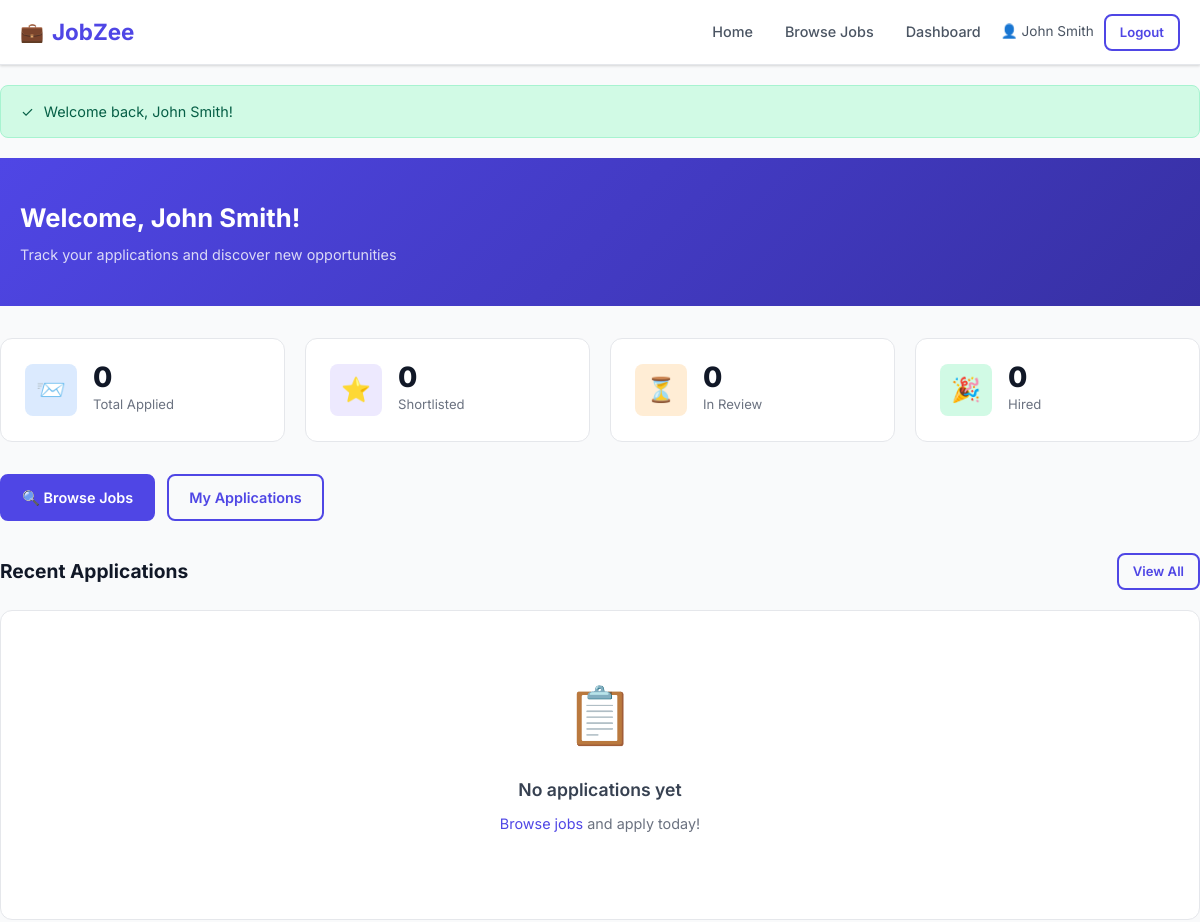
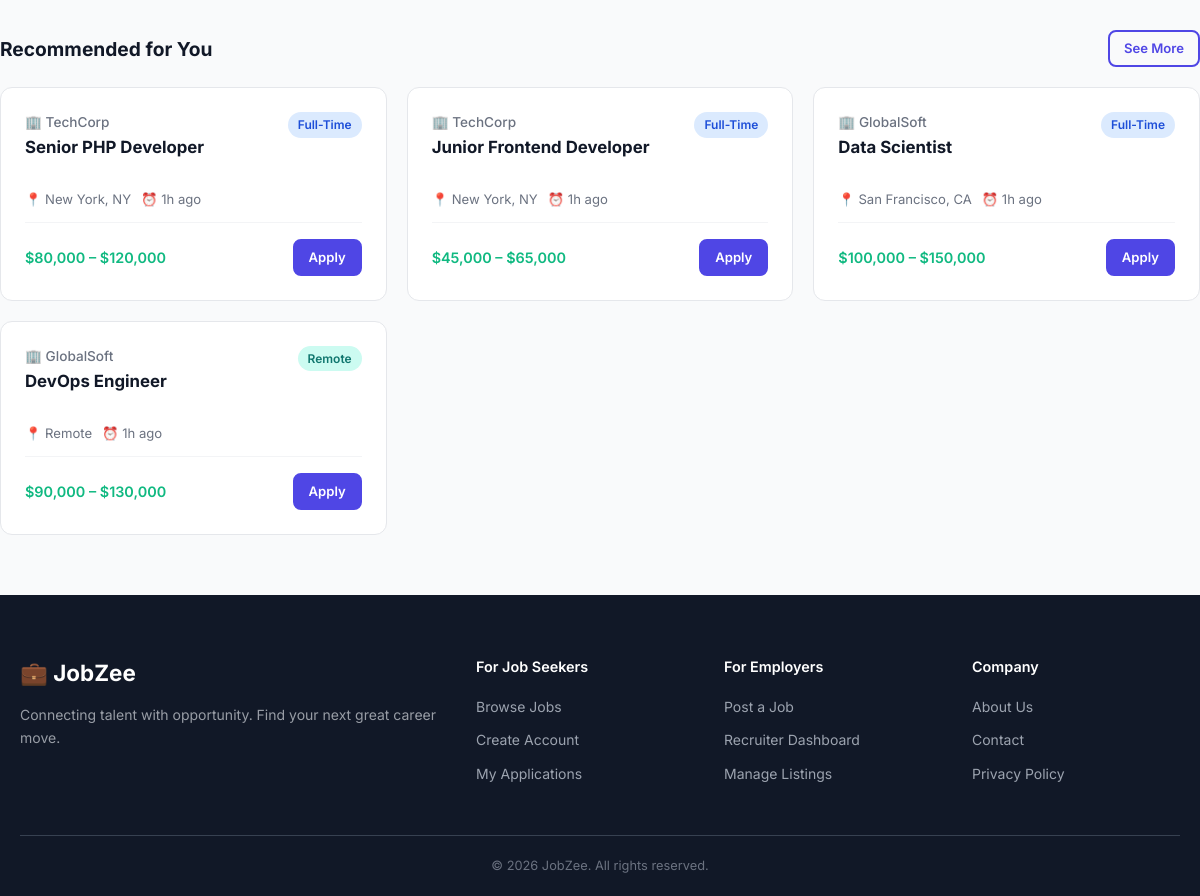
Page /jobseeker/dashboard.php (signed in) on the committed database (2 pictures, top to bottom).
### tables this page shows
CREATE TABLE jobs (
    id INT UNSIGNED AUTO_INCREMENT PRIMARY KEY,
    recruiter_id INT UNSIGNED NOT NULL,
    title VARCHAR(200) NOT NULL,
    company VARCHAR(150) NOT NULL,
    location VARCHAR(150) NOT NULL,
    salary_min DECIMAL(10,2) DEFAULT 0,
    salary_max DECIMAL(10,2) DEFAULT 0,
    job_type ENUM('full-time','part-time','contract','internship','remote') NOT NULL DEFAULT 'full-time',
    description TEXT NOT NULL,
    deadline DATE NOT NULL,
    status ENUM('active','closed') NOT NULL DEFAULT 'active',
    created_at TIMESTAMP DEFAULT CURRENT_TIMESTAMP,
    INDEX idx_recruiter (recruiter_id),
    INDEX idx_status (status),
    INDEX idx_location (location),
    INDEX idx_job_type (job_type),
    INDEX idx_deadline (deadline),
    FULLTEXT idx_search (title, description, company),
    CONSTRAINT fk_jobs_recruiter FOREIGN KEY (recruiter_id) REFERENCES users(id) ON DELETE CASCADE
);

### includes/auth.php (called while the page is built, shortened)
<?php
require_once __DIR__ . '/functions.php';
function userName(): ?string {
    return $_SESSION['user_name'] ?? null;
}

### jobseeker/dashboard.php (the view, shortened to what this page needs)
<?php
require_once __DIR__ . '/../includes/auth.php';
$db  = getDB();
$uid = userId();
$total      = $db->prepare("SELECT COUNT(*) FROM applications WHERE applicant_id = ?"); $total->execute([$uid]); $total = $total->fetchColumn();
$shortlisted= $db->prepare("SELECT COUNT(*) FROM applications WHERE applicant_id = ? AND status='shortlisted'"); $shortlisted->execute([$uid]); $shortlisted = $shortlisted->fetchColumn();
$hired      = $db->prepare("SELECT COUNT(*) FROM applications WHERE applicant_id = ? AND status='hired'"); $hired->execute([$uid]); $hired = $hired->fetchColumn();
$pending    = $db->prepare("SELECT COUNT(*) FROM applications WHERE applicant_id = ? AND status IN ('received','reviewing')"); $pending->execute([$uid]); $pending = $pending->fetchColumn();
$stmt = $db->prepare("SELECT a.*, j.title AS job_title, j.company, j.location, j.job_type, j.salary_min, j.salary_max FROM applications a JOIN jobs j ON a.job_id = j.id WHERE a.applicant_id = ? ORDER BY a.created_at DESC LIMIT 5");
$stmt->execute([$uid]);
$recentApps = $stmt->fetchAll();
$stmt2 = $db->prepare("SELECT j.*, u.name AS recruiter_name FROM jobs j JOIN users u ON j.recruiter_id = u.id WHERE j.status='active' AND j.deadline >= CURDATE() AND j.id NOT IN (SELECT job_id FROM applications WHERE applicant_id = ?) ORDER BY j.created_at DESC LIMIT 4");
$stmt2->execute([$uid]);
$recommended = $stmt2->fetchAll();
include __DIR__ . '/../includes/header.php';
?>
<div class="dashboard-header">
    <div class="container">
        <h1 class="dashboard-title">Welcome, <?= sanitize(userName()) ?>!</h1>
        <p class="dashboard-subtitle">Track your applications and discover new opportunities</p>
    </div>
</div>
<div class="container dashboard-content">
    <div class="stats-grid">
        <div class="stat-card"><div class="stat-icon blue">📨</div><div class="stat-info"><strong><?= $total ?></strong><span>Total Applied</span></div></div>
        <div class="stat-card"><div class="stat-icon purple">⭐</div><div class="stat-info"><strong><?= $shortlisted ?></strong><span>Shortlisted</span></div></div>
        <div class="stat-card"><div class="stat-icon orange">⏳</div><div class="stat-info"><strong><?= $pending ?></strong><span>In Review</span></div></div>
        <div class="stat-card"><div class="stat-icon green">🎉</div><div class="stat-info"><strong><?= $hired ?></strong><span>Hired</span></div></div>
    </div>
    <div style="display:flex; gap:12px; margin-bottom:32px; flex-wrap:wrap;">
        <a href="../jobs.php" class="btn btn-primary">🔍 Browse Jobs</a>
        <a href="my_applications.php" class="btn btn-outline">My Applications</a>
    </div>
    <div class="section-header"><h2>Recent Applications</h2><a href="my_applications.php" class="btn btn-sm btn-outline">View All</a></div>
    <div class="table-container mb-8">
        <?php if (empty($recentApps)): ?>
            <div class="empty-state"><div class="empty-icon">📋</div><h3>No applications yet</h3><p><a href="../jobs.php">Browse jobs</a> and apply today!</p></div>
        <?php endif; ?>
    </div>
    <?php if (!empty($recommended)): ?>
    <div class="section-header"><h2>Recommended for You</h2><a href="../jobs.php" class="btn btn-sm btn-outline">See More</a></div>
    <div class="jobs-grid">
        <?php foreach ($recommended as $j): ?>
        <div class="job-card">
            <div class="job-card-header">
                <div>
                    <div class="job-company">🏢 <?= sanitize($j['company']) ?></div>
                    <div class="job-title"><a href="../job.php?id=<?= $j['id'] ?>"><?= sanitize($j['title']) ?></a></div>
                </div>
                <span class="badge <?= jobTypeBadge($j['job_type']) ?>"><?= $j['job_type'] ?></span>
            </div>
            <div class="job-meta"><span>📍 <?= sanitize($j['location']) ?></span><span>⏰ <?= timeAgo($j['created_at']) ?></span></div>
            <div class="job-card-footer">
                <span class="job-salary"><?= formatSalary($j['salary_min'], $j['salary_max']) ?></span>
                <a href="apply.php?job_id=<?= $j['id'] ?>" class="btn btn-sm btn-primary">Apply</a>
            </div>
        </div>
        <?php endforeach; ?>
    </div>
    <?php endif; ?>
</div>
<?php include __DIR__ . '/../includes/footer.php'; ?>

### rows in the picture
jobs: company "TechCorp", title "Senior PHP Developer", job_type "Full-Time", location "New York, NY", created_at "1h ago", formatSalary($j['salary_min'], $j['salary_max']) "$80,000 – $120,000"
jobs: company "TechCorp", title "Junior Frontend Developer", job_type "Full-Time", location "New York, NY", created_at "1h ago", formatSalary($j['salary_min'], $j['salary_max']) "$45,000 – $65,000"
jobs: company "GlobalSoft", title "Data Scientist", job_type "Full-Time", location "San Francisco, CA", created_at "1h ago", formatSalary($j['salary_min'], $j['salary_max']) "$100,000 – $150,000"
jobs: company "GlobalSoft", title "DevOps Engineer", job_type "Remote", location "Remote", created_at "1h ago", formatSalary($j['salary_min'], $j['salary_max']) "$90,000 – $130,000"

### other values in the picture
userName() "John Smith"
$icon "✓"
$flash['message'] "Welcome back, John Smith!"
$total "0"
$shortlisted "0"
$pending "0"
$hired "0"
